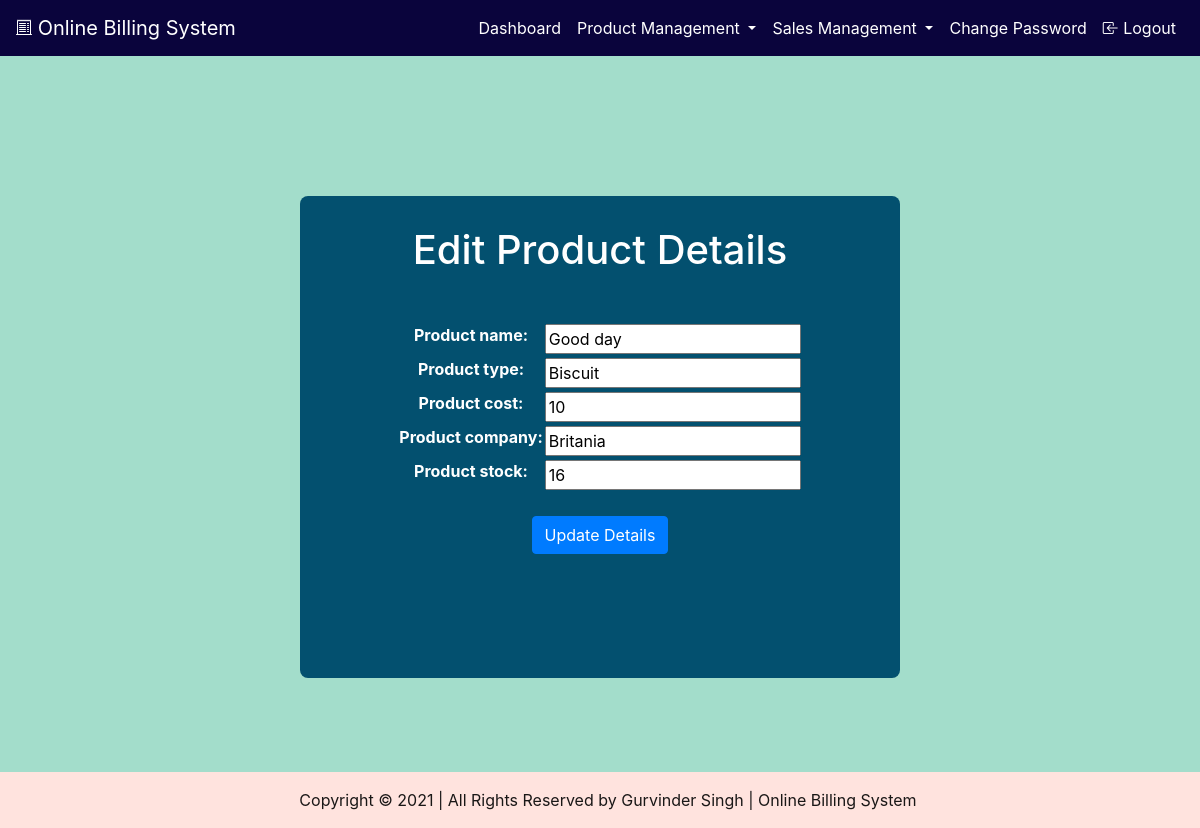
Screenshot of /2/edit_details/ with the database file from the repository.
### Dashboard/models.py (models this page shows, shortened)
class AddProduct(models.Model):
    product_name = models.CharField(max_length=100)
    product_type = models.CharField(max_length=100)
    product_cost = models.CharField(max_length=100)
    product_company = models.CharField(max_length=100)
    product_stock = models.CharField(max_length=100)

### Dashboard/views.py (the view)
# urls.py: path('<int:pk>/edit_details/', EditDetails.as_view(), name='Edit_Details'),
class EditDetails(UpdateView):
    template_name = 'editdetails.html'
    model = AddProduct
    fields = '__all__'
    success_url = reverse_lazy('Product_Details')

### templates/editdetails.html (shortened to what this page needs)
{% extends 'session_heading.html' %}
{% block content %}
<html lang="en">
<head>
</head>
<body>
    <div class="Banner">
    <center><h1>Edit Product Details</h1></center><br>
    <form method="POST" action="">
    <center>
    <table>
    <div class="form-group">
    {{ form.as_table }}
	</div>
    </table>
    </center>
	<br>
	<center><button id="prodbtn" type="submit" class="btn btn-primary">Update Details</button></center><br>
	</div>
</body>
</html>
{% endblock content %}

### static/css/session.css (style rules this page uses)
body { background: #a3ddcb; }
.Banner { position: relative; background: #03506f; margin: 140px 260px 150px 300px; width: 50%; height: 50%; color: #ffffff; padding: 30px 30px 100px 30px; border-radius: 8px; }
th { text-align: center; vertical-align: middle; }

### rows the page displays
AddProduct: product_name "Good day", product_type "Biscuit", product_cost "10", product_company "Britania", product_stock "16"
